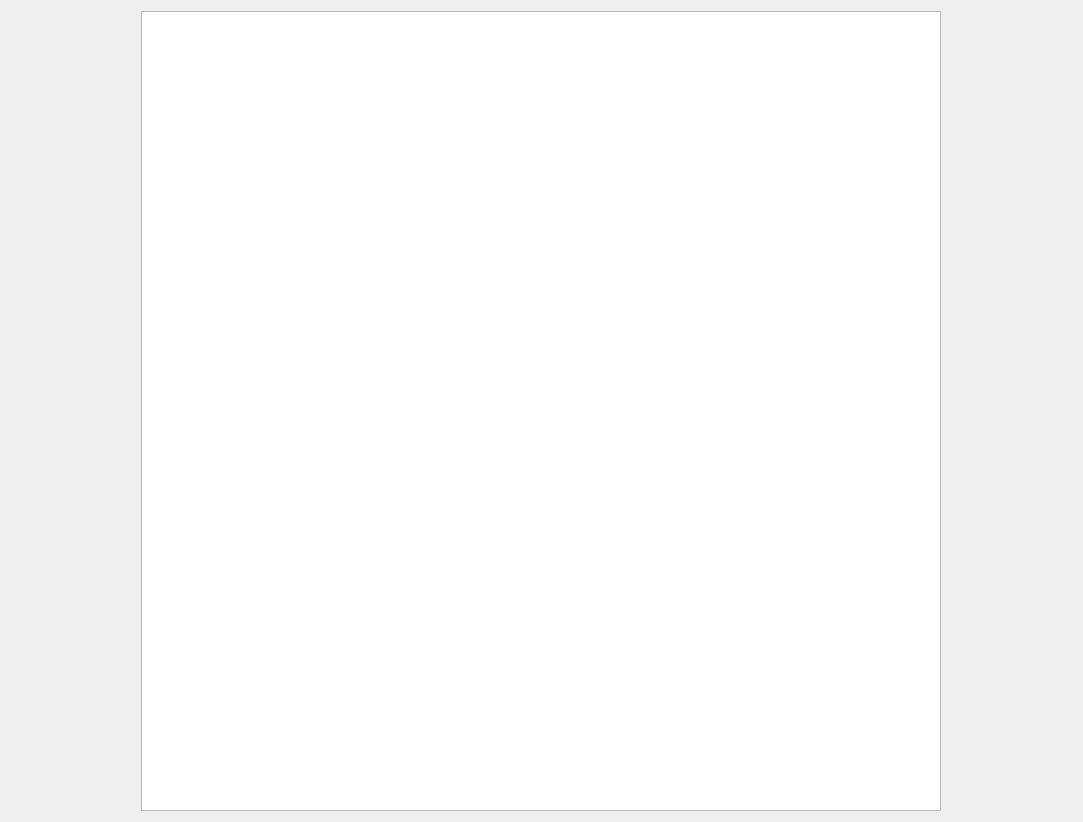
<?xml version="1.0" encoding="UTF-8"?>
<ui version="4.0">
 <class>PictureService</class>
 <widget class="QWidget" name="PictureService">
  <property name="geometry">
   <rect>
    <x>0</x>
    <y>0</y>
    <width>1083</width>
    <height>818</height>
   </rect>
  </property>
  <property name="windowTitle">
   <string>PictureService</string>
  </property>
  <layout class="QGridLayout" name="gridLayout">
   <item row="0" column="0">
    <widget class="QTableWidget" name="nonogram">
     <property name="enabled">
      <bool>true</bool>
     </property>
     <property name="sizePolicy">
      <sizepolicy hsizetype="Expanding" vsizetype="Expanding">
       <horstretch>0</horstretch>
       <verstretch>0</verstretch>
      </sizepolicy>
     </property>
     <property name="minimumSize">
      <size>
       <width>800</width>
       <height>800</height>
      </size>
     </property>
     <property name="maximumSize">
      <size>
       <width>800</width>
       <height>800</height>
      </size>
     </property>
     <property name="verticalScrollBarPolicy">
      <enum>Qt::ScrollBarAlwaysOff</enum>
     </property>
     <property name="horizontalScrollBarPolicy">
      <enum>Qt::ScrollBarAlwaysOff</enum>
     </property>
     <attribute name="horizontalHeaderVisible">
      <bool>false</bool>
     </attribute>
     <attribute name="horizontalHeaderHighlightSections">
      <bool>true</bool>
     </attribute>
     <attribute name="verticalHeaderVisible">
      <bool>false</bool>
     </attribute>
     <attribute name="verticalHeaderHighlightSections">
      <bool>true</bool>
     </attribute>
    </widget>
   </item>
  </layout>
 </widget>
 <resources/>
 <connections/>
</ui>
